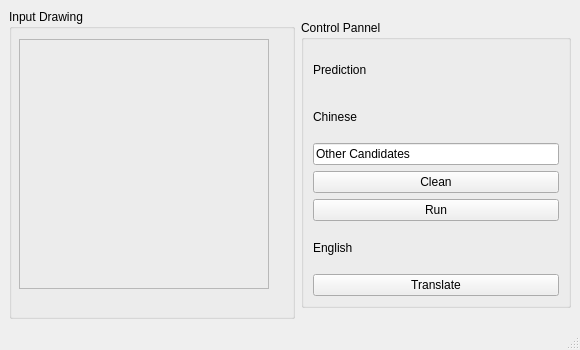
<?xml version="1.0" encoding="UTF-8"?>
<ui version="4.0">
 <class>MainWindow</class>
 <widget class="QMainWindow" name="MainWindow">
  <property name="geometry">
   <rect>
    <x>0</x>
    <y>0</y>
    <width>580</width>
    <height>350</height>
   </rect>
  </property>
  <property name="minimumSize">
   <size>
    <width>580</width>
    <height>350</height>
   </size>
  </property>
  <property name="maximumSize">
   <size>
    <width>580</width>
    <height>350</height>
   </size>
  </property>
  <property name="windowTitle">
   <string>Oracle Born Script Recognition (v0.9)</string>
  </property>
  <widget class="QWidget" name="centralwidget">
   <layout class="QHBoxLayout" name="horizontalLayout">
    <item>
     <widget class="QGroupBox" name="groupBox_draw">
      <property name="title">
       <string>Input Drawing</string>
      </property>
      <widget class="QFrame" name="frame_scribble">
       <property name="enabled">
        <bool>true</bool>
       </property>
       <property name="geometry">
        <rect>
         <x>10</x>
         <y>30</y>
         <width>250</width>
         <height>250</height>
        </rect>
       </property>
       <property name="minimumSize">
        <size>
         <width>250</width>
         <height>250</height>
        </size>
       </property>
       <property name="maximumSize">
        <size>
         <width>250</width>
         <height>250</height>
        </size>
       </property>
       <property name="baseSize">
        <size>
         <width>200</width>
         <height>200</height>
        </size>
       </property>
       <property name="frameShape">
        <enum>QFrame::StyledPanel</enum>
       </property>
       <property name="frameShadow">
        <enum>QFrame::Raised</enum>
       </property>
      </widget>
     </widget>
    </item>
    <item>
     <widget class="QGroupBox" name="groupBox_ctrl">
      <property name="minimumSize">
       <size>
        <width>270</width>
        <height>288</height>
       </size>
      </property>
      <property name="maximumSize">
       <size>
        <width>270</width>
        <height>288</height>
       </size>
      </property>
      <property name="title">
       <string>Control Pannel</string>
      </property>
      <layout class="QVBoxLayout" name="verticalLayout">
       <item>
        <widget class="QLabel" name="label_prediction">
         <property name="text">
          <string>Prediction</string>
         </property>
        </widget>
       </item>
       <item>
        <widget class="QLabel" name="label_chinese">
         <property name="text">
          <string>Chinese</string>
         </property>
        </widget>
       </item>
       <item>
        <widget class="QLineEdit" name="lineEdit_chinese">
         <property name="text">
          <string>Other Candidates</string>
         </property>
        </widget>
       </item>
       <item>
        <widget class="QPushButton" name="pushButton_clean">
         <property name="text">
          <string>Clean</string>
         </property>
        </widget>
       </item>
       <item>
        <widget class="QPushButton" name="pushButton_run">
         <property name="text">
          <string>Run</string>
         </property>
        </widget>
       </item>
       <item>
        <widget class="QLabel" name="label_english">
         <property name="text">
          <string>English</string>
         </property>
        </widget>
       </item>
       <item>
        <widget class="QPushButton" name="pushButton_translate">
         <property name="text">
          <string>Translate</string>
         </property>
        </widget>
       </item>
      </layout>
     </widget>
    </item>
   </layout>
  </widget>
  <widget class="QMenuBar" name="menubar">
   <property name="geometry">
    <rect>
     <x>0</x>
     <y>0</y>
     <width>580</width>
     <height>24</height>
    </rect>
   </property>
  </widget>
  <widget class="QStatusBar" name="statusbar"/>
 </widget>
 <resources/>
 <connections/>
</ui>
